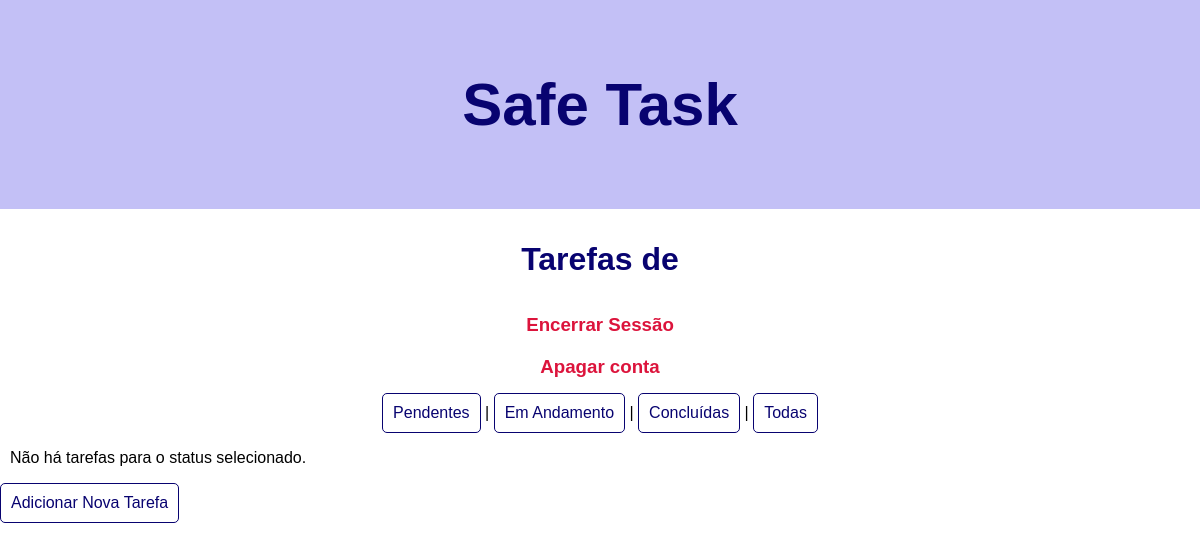
The app's page /tarefas_page/1, older data.
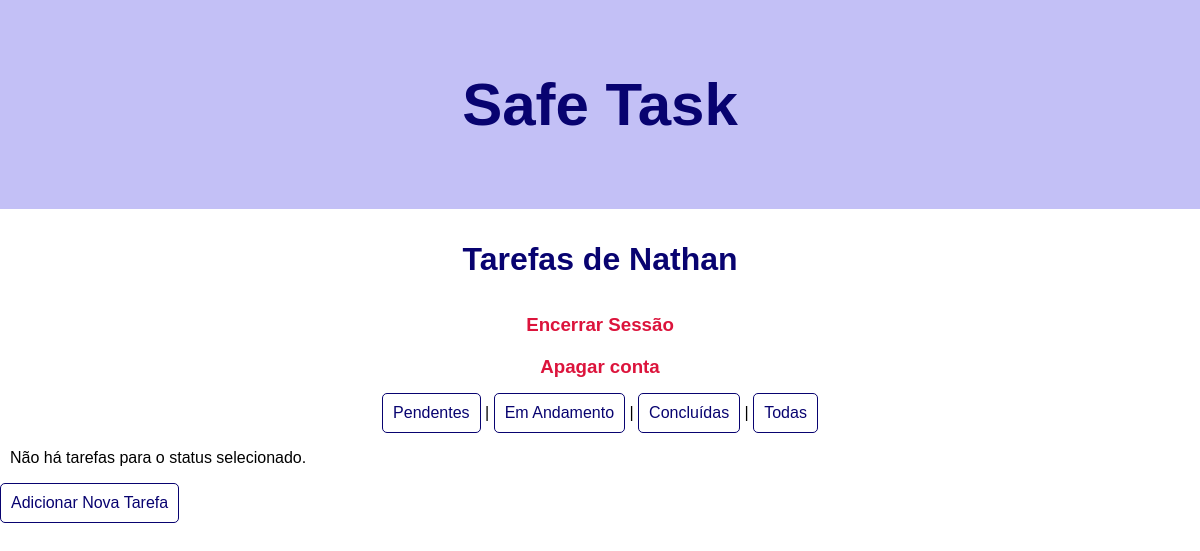
The same page, newer data.
### models.py (models this page shows, shortened)
class Usuario(db.Model):
    __tablename__ = 'usuarios'
    id = db.Column(db.Integer, primary_key = True, autoincrement=True)
    nome = db.Column(db.String(150), unique = True, nullable = False)
    email = db.Column(db.String(150), unique = True, nullable = False)
    telefone = db.Column(db.String(150), unique = True, nullable = False)
    senha = db.Column(db.String(20), unique = False, nullable = False)

### app.py (the view)
@app.route('/tarefas_page/<int:usuario_id>', methods=['GET'])
def tarefas_page(usuario_id):
    usuario = db.session.query(Usuario).filter_by(id=usuario_id).first()
    status_filtro = request.args.get('status')
    if status_filtro:
        tarefas = db.session.query(Tarefa).filter_by(usuario_id=usuario_id, status=status_filtro).all()
    else:
        tarefas = db.session.query(Tarefa).filter_by(usuario_id=usuario_id).all()
    return render_template('tarefas_page.html', usuario=usuario, tarefas=tarefas)

### templates/tarefas_page.html (shortened to what this page needs)
<!DOCTYPE html>
<html lang="pt-br">
<head>
    <link rel="stylesheet" href="{{ url_for('static', filename='style_tarefas.css') }}">
</head>
<header>
    <div class="namepagina">
        <h1>Safe Task</h1>
    </div>
</header>
<body>
    <h1 class="nome_usuario">Tarefas de {{ usuario.nome }}</h1>
    <h3 class="logout-container"><a href="/" class="logout"> Encerrar Sessão</a></h3>
    <h3 class="logout-container">
        <a href="/deletar_usuario/{{ usuario.id }}" class="deletarUser" onclick="return confirmarExclusao()">Apagar conta</a>
    </h3>
    <div>
        <a href="/tarefas_page/{{ usuario.id }}?status=pendente">Pendentes</a> |
        <a href="/tarefas_page/{{ usuario.id }}?status=em andamento">Em Andamento</a> |
        <a href="/tarefas_page/{{ usuario.id }}?status=concluída">Concluídas</a> |
        <a href="/tarefas_page/{{ usuario.id }}">Todas</a>
    </div>
    <ul>
        {% for tarefa in tarefas %}
            <li>
                <p><strong>Tarefa: </strong> {{ tarefa.titulo }}</p>
                <p><strong>Status: </strong> {{ tarefa.status }}</p>
                <p><strong>Início: </strong> {{ tarefa.data_inicio }}</p>
                <p><strong>Fim: </strong> {{ tarefa.data_fim }}</p>
                <p><strong>Descrição: </strong> {{ tarefa.descricao }}</p>
                <a href="/editar_tarefa/{{ tarefa.id }}">Editar</a>
                <a href = '/deletar_tarefa/{{tarefa.id}}'> Excluir </a>
            </li>
        {% else %}
            <p>Não há tarefas para o status selecionado.</p>
        {% endfor %}
    </ul>
    <a href="/tarefas/{{ usuario.id }}">Adicionar Nova Tarefa</a>
</body>
</html>

Row changes from the older to the newer data that the page shows:
added Usuario: nome "Nathan"
